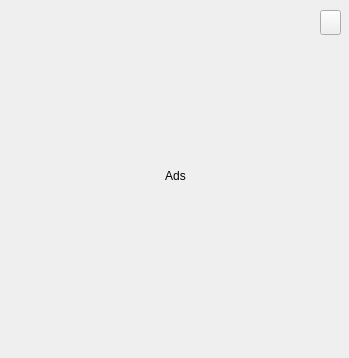
<?xml version="1.0" encoding="UTF-8"?>
<ui version="4.0">
 <class>MainWindow</class>
 <widget class="QMainWindow" name="MainWindow">
  <property name="geometry">
   <rect>
    <x>0</x>
    <y>0</y>
    <width>349</width>
    <height>358</height>
   </rect>
  </property>
  <property name="windowTitle">
   <string>Ads</string>
  </property>
  <widget class="QWidget" name="centralwidget">
   <widget class="QLabel" name="ads_l">
    <property name="geometry">
     <rect>
      <x>0</x>
      <y>0</y>
      <width>351</width>
      <height>351</height>
     </rect>
    </property>
    <property name="cursor">
     <cursorShape>ArrowCursor</cursorShape>
    </property>
    <property name="contextMenuPolicy">
     <enum>Qt::NoContextMenu</enum>
    </property>
    <property name="autoFillBackground">
     <bool>false</bool>
    </property>
    <property name="styleSheet">
     <string notr="true">ads_l-&gt;setScaledContents( true );

ads_l-&gt;setSizePolicy( QSizePolicy::Ignored, QSizePolicy::Ignored );</string>
    </property>
    <property name="frameShape">
     <enum>QFrame::NoFrame</enum>
    </property>
    <property name="text">
     <string>Ads</string>
    </property>
    <property name="alignment">
     <set>Qt::AlignCenter</set>
    </property>
   </widget>
   <widget class="QPushButton" name="exit_b">
    <property name="geometry">
     <rect>
      <x>320</x>
      <y>10</y>
      <width>21</width>
      <height>25</height>
     </rect>
    </property>
    <property name="cursor">
     <cursorShape>PointingHandCursor</cursorShape>
    </property>
    <property name="text">
     <string/>
    </property>
   </widget>
  </widget>
 </widget>
 <resources/>
 <connections/>
</ui>
